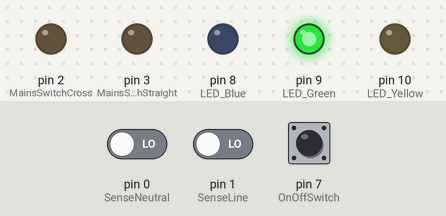
Bench run of a sketch on a simulated Arduino Uno, built with avr-gcc and run on an emulated ATmega328P. Parts: output pins drawn as LEDs (lit = HIGH). Dashed ring = blinking. The inputs (shaded band) are chosen by the test bench; at power-on: pin 0 (SenseNeutral) LOW, pin 7 (OnOffSwitch) HIGH, pin 1 (SenseLine) LOW.

Above: at 1.2 s.
1.3 s: pin 0 (SenseNeutral) driven HIGH
At 1.9 s:
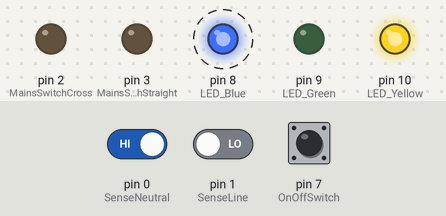
4.3 s: pin 7 (OnOffSwitch) pulled LOW for 1 s
At 6.2 s:
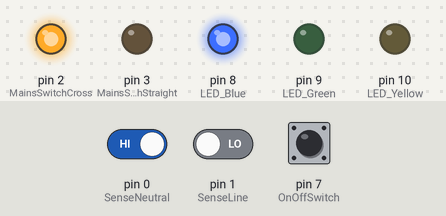
6.8 s: pin 7 (OnOffSwitch) pulled LOW for 3.2 s
At 8.1 s:
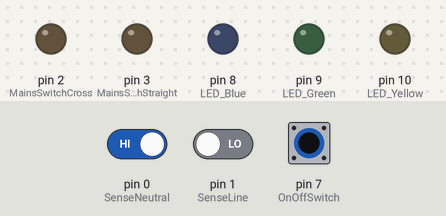
12.0 s: pin 0 (SenseNeutral) driven LOW
At 13.4 s:
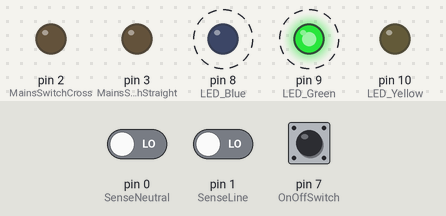
15.0 s: pin 7 (OnOffSwitch) pulled LOW for 1 s
At 15.95 s:
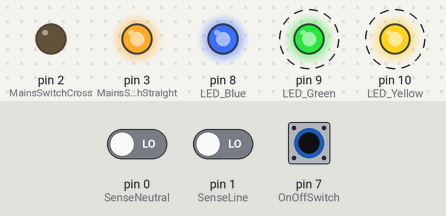
18.5 s: pin 1 (SenseLine) driven HIGH and pin 7 (OnOffSwitch) driven LOW
At 20.9 s:
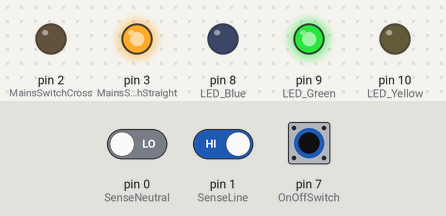
Timing chart, 0 to 22.0 s (numbered marks = the images above; inputs shaded):
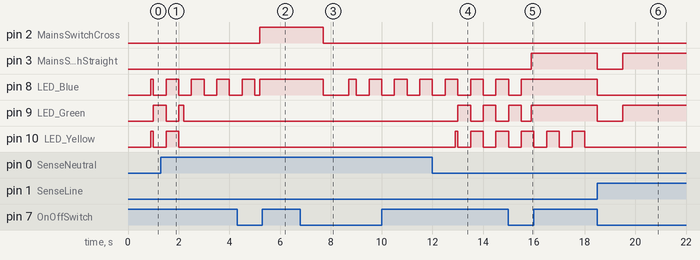

Measured:
- after the input at 1.3 s, pin 10 (LED_Yellow): goes on until 2.0 s, then stays LOW
- after the input at 4.3 s, pin 2 (MainsSwitchCross): LOW → HIGH after 0.90 s
- after the input at 6.8 s, pin 2 (MainsSwitchCross): HIGH → LOW after 0.90 s; pin 8 (LED_Blue): HIGH → LOW after 0.90 s, → HIGH 1.0 s later, → LOW 0.30 s later, → HIGH 0.50 s later, … (8 changes in this stretch)
- after the input at 12.0 s, pin 9 (LED_Green): alternates HIGH for 0.50 s and LOW for 0.50 s, starting after 1.0 s; pin 10 (LED_Yellow): goes HIGH 0.10 s, LOW 0.50 s, HIGH 0.50 s, LOW 0.50 s, then HIGH, starting after 0.90 s
- after the input at 15.0 s, pin 3 (MainsSwitchStraight): LOW → HIGH after 0.91 s; pin 8 (LED_Blue): goes on until 15.5 s, then stays HIGH
- after the input at 18.5 s, pin 3 (MainsSwitchStraight), pin 9 (LED_Green): HIGH → LOW at once, → HIGH 1.0 s later; pin 8 (LED_Blue): HIGH → LOW at once; pin 10 (LED_Yellow): stops changing and stays LOW
- by itself, pin 8 (LED_Blue): alternates HIGH for 0.50 s and LOW for 0.50 s

The sketch:

LineTest.ino
```cpp
#define MainsSwitchStraight 3
#define MainsSwitchCross 2
#define SenseNeutral 0
#define SenseLine 1
#define OnOffSwitch 7
#define LED_Yellow 10
#define LED_Blue 8
#define LED_Green 9

byte NeutralCount;
byte LineCount;
byte NoEarthCount;
byte OnOffCount;
byte DeadTime;
bool OnOffTriggered;
bool StraightSwitchState;
bool CrossSwitchState;

byte LedState;
/*
 * Bit
 * 0-1  Yellow (0 - Off, 1 - On, 2 - Blink)
 * 2-3  Green  (0 - Off, 1 - On, 2 - Blink)
 * 4-5  Blue   (0 - Off, 1 - On, 2 - Blink)
 * 6    Green/Blue Blink
 */
 byte LedCounter;

void setup()
{
  pinMode(MainsSwitchStraight, OUTPUT);
  pinMode(MainsSwitchCross, OUTPUT);
  pinMode(SenseNeutral, INPUT);
  pinMode(SenseLine, INPUT);
  pinMode(LED_Yellow, OUTPUT);
  pinMode(LED_Blue, OUTPUT);
  pinMode(LED_Green, OUTPUT);
  NeutralCount = 0;
  LineCount = 0;
  OnOffCount = 0;
  OnOffTriggered = false;
  LedState = 0;
  LedCounter = 0;
  NoEarthCount = 0;
  digitalWrite(MainsSwitchStraight, LOW);
  digitalWrite(MainsSwitchCross, LOW);
  StraightSwitchState = false;
  CrossSwitchState = false;
  DeadTime = 0;
}

void LedWorker()
{
  LedCounter++;
  switch(LedState & 0x03)
  {
      case 0:
        digitalWrite(LED_Yellow, LOW);
        break;
      case 1:
        digitalWrite(LED_Yellow, HIGH);
        break;
      case 2:
        digitalWrite(LED_Yellow, (LedCounter > 5) ? HIGH : LOW);
        break;
  }
  if(LedState & 0x40)
  {
    if(LedCounter > 5)
    {
      digitalWrite(LED_Green, LOW);
      digitalWrite(LED_Blue, HIGH);
    }
    else
    {
      digitalWrite(LED_Green, HIGH);
      digitalWrite(LED_Blue, LOW);
    }
  }
  else
  {
    switch(LedState & 0x0C)
    {
        case 0:
          digitalWrite(LED_Green, LOW);
          break;
        case 4:
          digitalWrite(LED_Green, HIGH);
          break;
        case 8:
          digitalWrite(LED_Green, (LedCounter > 5) ? HIGH : LOW);
          break;
    }
    switch(LedState & 0x30)
    {
        case 0:
          digitalWrite(LED_Blue, LOW);
          break;
        case 0x10:
          digitalWrite(LED_Blue, HIGH);
          break;
        case 0x20:
          digitalWrite(LED_Blue, (LedCounter > 5) ? HIGH : LOW);
          break;
    }

  }
  if(LedCounter > 9)
    LedCounter = 0;
}

void SwitchOff()
{
    StraightSwitchState = false;
    CrossSwitchState = false;
    digitalWrite(MainsSwitchStraight, LOW);
    digitalWrite(MainsSwitchCross, LOW);
    LedState = 0;
    DeadTime=10;
}

void loop()
{
  if(DeadTime != 0)
    DeadTime--;
  if(digitalRead(SenseNeutral) == HIGH)
  {
    if(NeutralCount < 10)
    {
      NeutralCount++;
    }
  }
  else
  {
    NeutralCount = 0;
  }
  if(digitalRead(SenseLine) == HIGH)
  {
    if(LineCount < 10)
    {
      LineCount++;
    }
  }
  else
  {
    LineCount = 0;
  }

  if(digitalRead(OnOffSwitch) == LOW)
  {
    if(OnOffCount < 10)
    {
      OnOffCount++;
      OnOffTriggered = (OnOffCount == 10);
    }
  }
  else
  {
    OnOffCount = 0;
  }
  // Count the non-Earthed state
  if(LineCount == 0 && NeutralCount == 0)
  {
    if(NoEarthCount < 10)
    {
      NoEarthCount++;
    }
  }
  else
  {
    NoEarthCount = 0;
  }

  if(StraightSwitchState || CrossSwitchState)
  {
    // system was online
    if(NoEarthCount < 10)
    {
      if(StraightSwitchState)
      {
        if(LineCount < 10)
        {
          SwitchOff();
        }
      }
      if(CrossSwitchState)
      {
        if(NeutralCount < 10)
        {
          SwitchOff();
        }
      }
    }
    if(LineCount >= 10 && NeutralCount >= 10)
    {
      SwitchOff();
    }
    if(OnOffTriggered)
    {
      SwitchOff();
      OnOffTriggered = false;
    }
  }
  else
  {
    // The system was offline
    if(DeadTime == 0)
    {
      if(LineCount >= 10 && NeutralCount == 0)
      {
        if(OnOffTriggered)
        {
          digitalWrite(MainsSwitchStraight, HIGH);
          // Switch on Green;
          LedState = 0x04;
          StraightSwitchState = true;
          OnOffTriggered = false;
        }
        else
        {
          // Blink Green;
          LedState = 0x08;
        }
      }
      if(NeutralCount >= 10 && LineCount == 0)
      {
        if(OnOffTriggered)
        {
          digitalWrite(MainsSwitchCross, HIGH);
          // Switch on Blue
          LedState = 0x10;
          CrossSwitchState = true;
          OnOffTriggered = false;
        }
        else
        {
          // Blink Blue
          LedState = 0x20;
        }
      }
      if(NoEarthCount >= 10)
      {
        if(OnOffTriggered)
        {
          digitalWrite(MainsSwitchStraight, HIGH);
          LedState = 0x16;
          StraightSwitchState = true;
          OnOffTriggered = false;
        }
        else
        {
          LedState = 0x42;
        }
      }
    }
  }
  LedWorker();
  delay(100);
}
```
